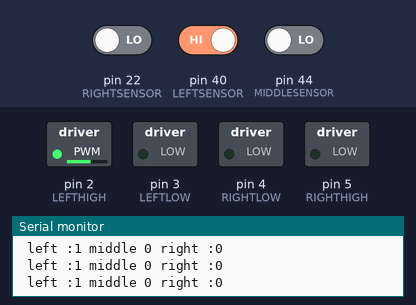
Recording of a sketch running on a simulated Arduino Mega 2560, built with avr-gcc and run on an emulated ATmega2560. Parts: switched loads named in the sketch (green lamp = pin HIGH), the last lines printed to the serial monitor. The inputs (shaded band) are chosen by the test bench; at power-on: pin 40 (LEFTSENSOR) HIGH, pin 44 (MIDDLESENSOR) LOW, pin 22 (RIGHTSENSOR) LOW.

Above: at 1.2 s.
1.3 s: pin 40 (LEFTSENSOR) driven LOW
At 1.48 s:
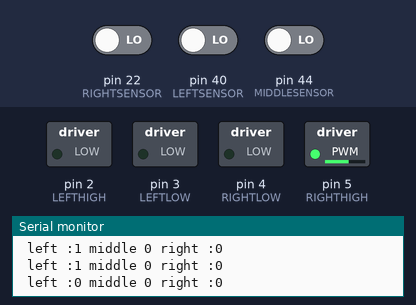
4.3 s: pin 44 (MIDDLESENSOR) driven HIGH
At 5.1 s:
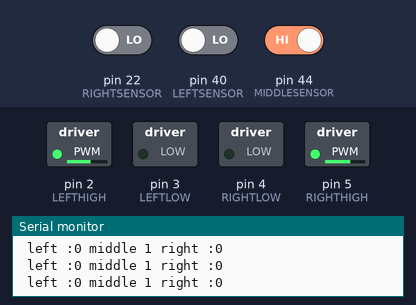
7.3 s: pin 22 (RIGHTSENSOR) driven HIGH
At 7.83 s:
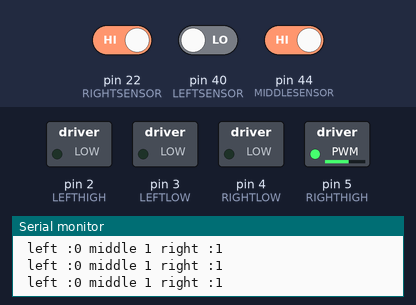
10.3 s: pin 22 (RIGHTSENSOR) driven LOW
At 11.6 s:
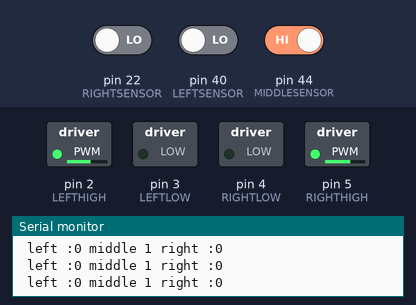
13.3 s: pin 40 (LEFTSENSOR) driven HIGH
At 13.86 s:
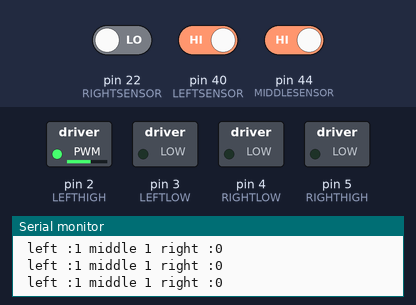
16.3 s: pin 22 (RIGHTSENSOR) driven HIGH and pin 44 (MIDDLESENSOR) driven LOW
At 17.4 s:
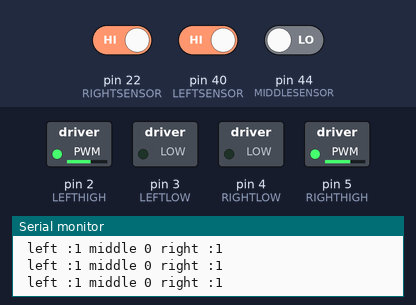
Timing chart, 0 to 19.3 s (numbered marks = the images above; inputs shaded):
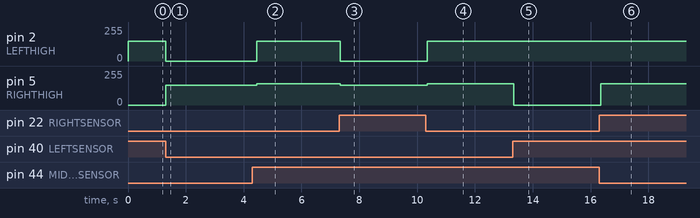

The sketch:

line.ino
```cpp
/* Motor Board IR Array Test

   This example of the Arduno robot's motor board returns the
   values read fron the 5 infrared sendors on the bottom of
   the robot.

*/
// include the motor board header

#include <Servo.h>


String bar; // string for storing the informaton
// 按顺序接上　２,3,4,5 接　in1 in2 in3 in4
int LEFTHIGH = 2;
int LEFTLOW = 3;
int RIGHTLOW = 4;
int RIGHTHIGH = 5;

int LEFTSENSOR = 40;
int MIDDLESENSOR = 44;
int RIGHTSENSOR = 22;

int URPWM = 48; // PWM Output 0－25000US，Every 50US represent 1cm
int URTRIG=50; // PWM trigger pin

unsigned int distance=0;
uint8_t EnPwmCmd[4]={0x44,0x02,0xbb,0x01};    // distance measure command

Servo myservo;  // create servo object to control a servo

int potpin = 0;  // analog pin used to connect the potentiometer
int val;    // variable to read the value from the analog pin

int LARGE = 1000;
int SMALL = 1000;
int minDistance = LARGE;
int minDistanceIndex = SMALL;
int MOTIVATION = 150;
int lastpos = 0;
int eye = 20;

//判断是否需要转动摄像头
boolean isTurn = true;
boolean isTooNear = false;
boolean isTooFar = false;
boolean isChanged = false;

void setup() {
     Serial.begin(9600);

}


//应该将测距集成到驼机转动中

void loop() {

    readSensor123();

}


void readSensor123() {
    int left = digitalRead(LEFTSENSOR);
    int mid = digitalRead(MIDDLESENSOR);
    int right = digitalRead(RIGHTSENSOR);
    Serial.print(" left :");
    Serial.print(digitalRead(LEFTSENSOR));
    Serial.print(" middle ");
    Serial.print(digitalRead(MIDDLESENSOR));
    Serial.print(" right :");
    Serial.println(digitalRead(RIGHTSENSOR));
    if (left == 0&& mid == 0&& right == 0) {
        runLeftByAngle(70);
    } else if (left == 0&& mid == 0&& right == 1) {
        runLeftByAngle(30);
    } else if (left == 0&& mid == 1&& right == 1) {
        runLeftByAngle(20);
    } else if (left == 1&& mid == 0&& right == 0) {
        runRightByAngle(20);
    } else if (left == 1&& mid == 0&& right == 1) {
        run_abnormal();
    } else if (left == 1&& mid == 1&& right ==  0) {
        runRightByAngle(30);
    } else {
        run_abnormal();
    }

}

void stopMoving() {
      analogWrite(RIGHTHIGH, 0);
      analogWrite(RIGHTLOW, 0);
      analogWrite(LEFTHIGH, 0);
      analogWrite(LEFTLOW, 0);
}

void run_abnormal_left() {
      analogWrite(LEFTHIGH,MOTIVATION);
      analogWrite(LEFTLOW,0);
}

// 又轮需要加大马力
void run_abnormal_right() {
    analogWrite(RIGHTHIGH,MOTIVATION + 10);
    analogWrite(RIGHTLOW,0);

}

void run_abnormal() {
   run_abnormal_left();
   run_abnormal_right();
}


void turnLeft() {
      analogWrite(RIGHTHIGH, MOTIVATION);
      analogWrite(RIGHTLOW, 0);
      analogWrite(LEFTHIGH, 0);
      analogWrite(LEFTLOW,0);
}


void turnRight() {
      analogWrite(RIGHTHIGH, 0);
      analogWrite(RIGHTLOW, 0);
      analogWrite(LEFTHIGH, MOTIVATION);
      analogWrite(LEFTLOW,0);

}


// x = 180 => 约大于90度;
void runLeftByAngle(int x) {
   turnLeft();
   delay(x * 5);
   run_abnormal();
}


void runRightByAngle(int x) {
   turnRight();
   delay(x * 5);
   run_abnormal();


}
```

Measured:
- after the input at 1.3 s, pin 2 (LEFTHIGH): 150/255 → 0/255 at once; pin 5 (RIGHTHIGH): 0/255 → 150/255 at once
- after the input at 4.3 s, pin 2 (LEFTHIGH): 0/255 → 150/255 after 0.16 s; pin 5 (RIGHTHIGH): 150/255 → 160/255 after 0.16 s
- after the input at 7.3 s, pin 2 (LEFTHIGH): 150/255 → 0/255 at once; pin 5 (RIGHTHIGH): 160/255 → 150/255 at once
- after the input at 10.3 s, pin 2 (LEFTHIGH): 0/255 → 150/255 after 0.05 s; pin 5 (RIGHTHIGH): 150/255 → 160/255 after 0.05 s
- after the input at 13.3 s, pin 5 (RIGHTHIGH): 160/255 → 0/255 at once
- after the input at 16.3 s, pin 5 (RIGHTHIGH): 0/255 → 160/255 after 0.05 s
